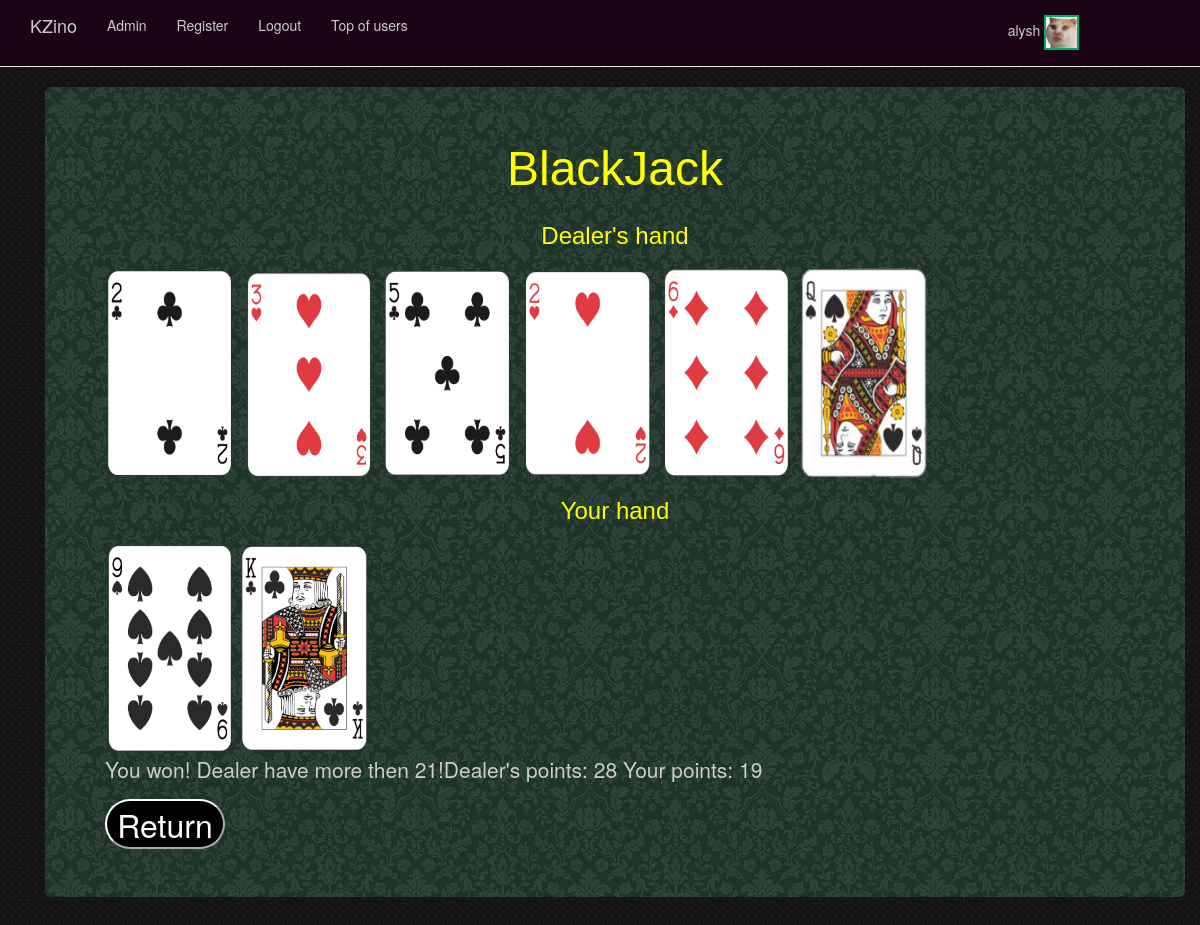
/Menu/BJend/ (signed in), run on the app's committed database.
### Menu/models.py (models this page shows, shortened)
class CustomUser(AbstractUser):
    first_name = models.CharField(max_length=200)
    last_name = models.CharField(max_length=200)
    email = models.EmailField()
    initial_balance = models.IntegerField(default=50000)
    profile_pic = models.ImageField(upload_to='profile_pics', default='profile_pics/default.jpg')
    is_banned = models.BooleanField(default=False)
    class BJboard:
        dh = list()
        ph = list()
        deck = list()
        started = False
        bet = int()
        dd = False
        banDD = False
        WJ = False
    class PT:
        started = False
        indexes_i = list()
        indexes_j = list()
        slideshow = list()
        finished = False
    class Roulette:
        message = str()
        bet = int()
        fields = dict.fromkeys([i for i in range(37)], 0)
        threePart = dict.fromkeys([1, 2, 3], 0)
        twoPart = dict.fromkeys([1, 2], 0)
        color = dict.fromkeys([1, 2], 0)
        parity = dict.fromkeys([1, 2], 0)
        row = dict.fromkeys([1, 2, 3], 0)
        all_bets = int()
        slideshow = list()
        index = int()
        started = False
        finished = False
    class Ska4ki:
        started = False
        bet1 = int()
        bet2 = int()
        bet3 = int()
        bet4 = int()
        bet5 = int()
        betALLDIE = int()
        betALLALIVE = int()
    class Slot:
        baraban_1 = []
        baraban_2 = []
        baraban_3 = []
        baraban_4 = []
        baraban_5 = []
        count = randint(10, 20)
        balance_destroyer = 0
        new_slot = [[],[],[]]

class Cards(models.Model):
    mast = models.CharField(max_length=100, default='Piki')
    dostoinstvo = models.CharField(max_length=100, default='Valet')
    foto = models.ImageField(default='cards/default1.jpg', upload_to='cards')
    o4ko = models.IntegerField(default=10)
    def __str__(self):
        return self.mast+" "+self.dostoinstvo

### Menu/views.py (the view, shortened to what this page needs)
# urls.py: url(r'BJend/$', views.BJend, name="BJend"),
def BJend(request):
    request.user.BJboard.dd = False
    request.user.BJboard.banDD = False
    cont = {'started': request.user.BJboard.started}
    if request.user.BJboard.started:
          msg = str()
          DHAND = request.user.BJboard.dh
          PHAND = request.user.BJboard.ph
          Po4ki = 0
          for i in request.user.BJboard.ph:
              Po4ki += i.o4ko
          Do4ki = 0
          for i in request.user.BJboard.dh:
              Do4ki += i.o4ko
          if not request.user.BJboard.WJ:
              BotPoints = 0
              pravo_na_oshibku = 3
              if request.user.BJboard.bet / (request.user.initial_balance + request.user.BJboard.bet) * 100 > 50:
                  pravo_na_oshibku = 8
              elif request.user.BJboard.bet / (request.user.initial_balance + request.user.BJboard.bet) * 100 > 40:
                  pravo_na_oshibku = 7
              elif request.user.BJboard.bet / (request.user.initial_balance + request.user.BJboard.bet) * 100 > 30:
                  pravo_na_oshibku = 6
              elif request.user.BJboard.bet / (request.user.initial_balance + request.user.BJboard.bet) * 100 > 20:
                  pravo_na_oshibku = 5
              elif request.user.BJboard.bet / (request.user.initial_balance + request.user.BJboard.bet) * 100 > 10:
                  pravo_na_oshibku = 4
              print("PRAVO" ,pravo_na_oshibku)
              if Po4ki <= 21:
                    for i in request.user.BJboard.dh:
                        BotPoints += i.o4ko
                    while BotPoints <= 10:
                        card = random.choice(request.user.BJboard.deck)
                        request.user.BJboard.dh.append(card)
                        request.user.BJboard.deck.remove(card)
                        BotPoints += card.o4ko
                    while Po4ki >= BotPoints:
                        if BotPoints == 21:
                            break
                        if Po4ki == BotPoints == 21:
                            break
                        card = random.choice(request.user.BJboard.deck)
                        BotPoints += card.o4ko
                        if BotPoints > 21:
                            for j in request.user.BJboard.dh:
                                if j.dostoinstvo == "Ace":
                                    j.o4ko = 1
                                    BotPoints -= 10
                                    j.dostoinstvo = 'Ace(1)'
                                    break
                            if BotPoints > 21:
                                 if pravo_na_oshibku > 0:
                                    BotPoints -= card.o4ko
                                    print("Bot made a mistake))")
                                    pravo_na_oshibku -= 1
                                    continue
                                 else:
                                    request.user.BJboard.dh.append(card)
                                    request.user.BJboard.deck.remove(card)
                                    break
                        request.user.BJboard.dh.append(card)
                        request.user.BJboard.deck.remove(card)
          Do4ki = 0
          for i in request.user.BJboard.dh:
              Do4ki += i.o4ko
          if Po4ki > 21 or Do4ki > 21:
              if Po4ki > 21:
                 print(request.user.BJboard.ph)
                 print(request.user.BJboard.dh)
                 print(Po4ki)
                 request.user.BJboard.dh = list()
                 request.user.BJboard.ph = list()
                 request.user.BJboard.counter = 2
                 request.user.BJboard.deck = list()
                 request.user.BJboard.started = False
                 request.user.BJboard.bet = int()
                 msg = "You lost! More then 21 points! " + "Dealer's points: " + str(Do4ki) + "  Your points: " + str(Po4ki)
              elif Do4ki > 21:
                  print(request.user.BJboard.ph)
                  print(request.user.BJboard.dh)
                  print(Po4ki)
                  print(Do4ki)
                  request.user.BJboard.dh = list()
                  request.user.BJboard.ph = list()
                  request.user.BJboard.counter = 2
                  request.user.BJboard.deck = list()
                  request.user.BJboard.started = False
                  bet = request.user.BJboard.bet * 2
                  user = request.user
                  user.initial_balance = user.initial_balance + bet
                  user.save()
                  request.user.BJboard.bet = int()
                  msg = "You won! Dealer have more then 21!" + "Dealer's points: " + str(
                      Do4ki) + "  Your points: " + str(Po4ki)
          cont = {'dealer_hand': DHAND, 'player_hand': PHAND,
                  'started': True, 'msg': msg, 'WJ': request.user.BJboard.WJ}
    return render(request, 'Menu/bjEND.html', cont)

### templates/Menu/bjEND.html (shortened to what this page needs)
{% extends "Menu/base.html" %}
{% block body_block %}
<div class="container">
  <div class="jumbotron" style="background-color:#00351e; background-image:url(/static/gg1.png) ; color:#CCCCCC;">
 {% if WJ%}
<p align="center"><font size="9" color="yellow" face="Arial" >WhiteJack </font></p>
      <style>
            body{background-image:url(/static/wf.png)}
        </style>
      {% else %}
      <p align="center"><font size="9" color="yellow" face="Arial" >BlackJack </font></p>
       {% endif %}
      {% if started %}
<p align="center"><font size="5" color="yellow" face="Arial" >Dealer's hand </font></p>
 <p>
 <font size="6"   face="Arial" >
<img src="{{dealer_hand.0.foto.url}} " width="130" height="211" />
    <img src="{{dealer_hand.1.foto.url}} " width="130" height="211" />
 {% if dealer_hand.2.mast %}
           <img src="{{dealer_hand.2.foto.url}} " width="130" height="211" />
{% endif %}
{% if dealer_hand.3.mast %}
            <img src="{{dealer_hand.3.foto.url}} " width="130" height="211" />
{% endif %}
          {% if dealer_hand.4.mast %}
            <img src="{{dealer_hand.4.foto.url}} " width="130" height="211" />
{% endif %}
 {% if dealer_hand.5.mast %}
            <img src="{{dealer_hand.5.foto.url}} " width="130" height="211" />
{% endif %}
 </font>
</p>
      <p>
<p align="center"><font size="5" color="yellow" face="Arial" >Your hand </font></p>
    <img src="{{player_hand.0.foto.url}} " width="130" height="211" />
    <img src="{{player_hand.1.foto.url}} " width="130" height="211" />
 {% if msg %}
   <font size="6">     <p>  {{msg}} </p></font >
      {% endif %}
      {% if not WJ%}
  <form action="/Menu/BJstart">
      <font size="6" color="white">
    <button type="submit" name="OK" style = "background-color:black; border-radius:50px; border-color:white; width:120px; height:50px;"> Return </button></font >
</form>
    {% else %}
        <form action="/Menu/WJstart">
    {% csrf_token %}
      <font size="6" color="white">
    <button type="submit" name="OK" style = "background-color:black; border-radius:50px; border-color:white; width:120px; height:50px;"> Return </button></font >
</form>
       {% endif %}
 {% endif %}
  </div>
</div>
{% endblock %}

### templates/Menu/base.html (shortened to what this page needs)
<!DOCTYPE html>
<html>
  <head>
    <link rel="stylesheet" href="https://maxcdn.bootstrapcdn.com/bootstrap/3.3.7/css/bootstrap.min.css">
  </head>
  <body>
  {% if user.is_banned %}
  {% else %}
   <nav class="navbar navbar-default navbar-static-top" style="background-color:#1b0318; color:#CCCCCC;">
      <div class="container">
        <ul class="nav navbar-nav" style="background-color:#1b0318; color:#CCCCCC;">
          <li><a class="navbar-brand" style="color:#CCCCCC;" href="{% url 'index' %}">KZino</a></li>
          <li><a class="navbar-link"style="color:#CCCCCC;" href="{% url 'admin:index' %}">Admin</a></li>
          <li><a class="navbar-link"style="color:#CCCCCC;" href="{% url 'Menu:register' %}">Register</a></li>
          {% if user.is_authenticated %}
            <li><a href="{% url 'logout' %}" style="color:#CCCCCC;">Logout</a></li>
          {% else %}
            <li><a class="navbar-link"style="color:#CCCCCC;" href="{% url 'Menu:user_login' %}">Login</a></li>
          {% endif %}
            <li><a class="navbar-link"style="color:#CCCCCC;" href="{% url 'Menu:TopU' %}"> Top of users </a></li>
             <li><a class="navbar-link"style="color:#CCCCCC;">  </a></li>
             <li><a class="navbar-link"style="color:#CCCCCC;">  </a></li>
            <li><a class="navbar-link"style="color:#CCCCCC;">  </a></li>
            <li><a class="navbar-link"style="color:#CCCCCC;">  </a></li>
            <li><a class="navbar-link"style="color:#CCCCCC;">  </a></li>
            <li><a class="navbar-link"style="color:#CCCCCC;">  </a></li>
            <li><a class="navbar-link"style="color:#CCCCCC;">  </a></li>
            <li><a class="navbar-link"style="color:#CCCCCC;">  </a></li>
            <li><a class="navbar-link"style="color:#CCCCCC;">  </a></li>
            <li><a class="navbar-link"style="color:#CCCCCC;">  </a></li>
            <li><a class="navbar-link"style="color:#CCCCCC;">  </a></li>
            <li><a class="navbar-link"style="color:#CCCCCC;">  </a></li>
            <li><a class="navbar-link"style="color:#CCCCCC;">  </a></li>
            <li><a class="navbar-link"style="color:#CCCCCC;">  </a></li>
            <li><a class="navbar-link"style="color:#CCCCCC;">  </a></li>
            <li><a class="navbar-link"style="color:#CCCCCC;">  </a></li>
            <li><a class="navbar-link"style="color:#CCCCCC;">  </a></li>
            <li><a class="navbar-link"style="color:#CCCCCC;">  </a></li>
            <li><a class="navbar-link"style="color:#CCCCCC;">  </a></li>
            {% if user.is_authenticated %}
            <li><a class="navbar-link"style="color:#CCCCCC;" href="{% url 'Menu:Cabinet' %}">  {{user.username}} <img src="{{user.profile_pic.url}} " width="35" height="35" class="border1" /> </a>
   </li>
            {% endif %}
{% endif %}
</ul>
      </div>
    </nav>
    <div class="container">
    {% block body_block %}
    {% endblock %}
    </div>
  </body>
</html>

### templates/Menu/base.html (style rules this page uses)
.border1 { border: 2px solid #00af64; }
.navbar { height: 67px !important; }
body { background-image:url(/static/b1.jpg) }

### templates/Menu/bjEND.html (style rules this page uses)
body { background-image:url(/static/b123.png) }

### data on the page
CustomUser: username "alysh", profile_pic (picture)
Cards: foto (picture)
Cards: foto (picture)
Cards: foto (picture)
Cards: foto (picture)
Cards: foto (picture)
Cards: foto (picture)
Cards: foto (picture)
Cards: foto (picture)

### other printed values
{{ msg }} "You won! Dealer have more then 21!Dealer's points: 28 Your points: 19"
